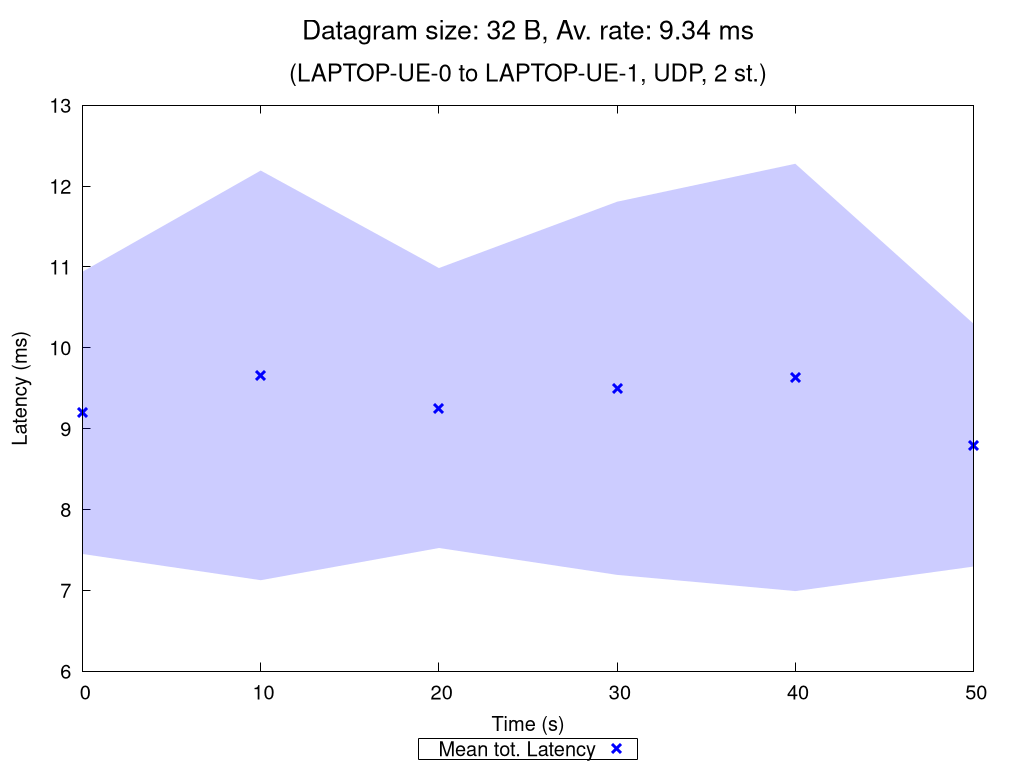

The gnuplot source for this figure:
set terminal pngcairo nocrop enhanced size 1024,768 font "Verdana,15"
set output "UDP_2_st_2020_10_11_23-19-24_one2two_00032B.png"

set title "{/=20 Datagram size: 32 B, Av. rate: 9.34 ms}\n\n{/=18 (LAPTOP-UE-0 to LAPTOP-UE-1, UDP, 2 st.)}"

set xlabel "Time (s)"
set ylabel "Latency (ms)"
set ytics nomirror
set key bmargin center horizontal box samplen 1 width -1
set bmargin 4.6
set rmargin 4.5

rf = 1.0  # rate factor
set style fill transparent solid 0.2 noborder
set autoscale xfix
plot "UDP_2_st_2020_10_11_23-19-24_one2two_00032B_iperf_processed.dat" using 1:($2/rf-$3/rf):($2/rf+$3/rf) with filledcurves lc rgb "blue" notitle, \
     "" using 1:($2/rf) with points pt 2 ps 1.5 lw 3 lc rgb "blue" title "Mean tot. Latency", \
